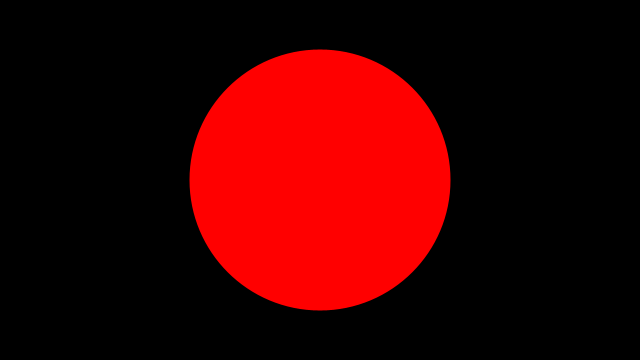
Frame 1 (no input)
Frame 60 (the mouse pressed at the canvas centre just before this capture): identical to frame 1, image omitted
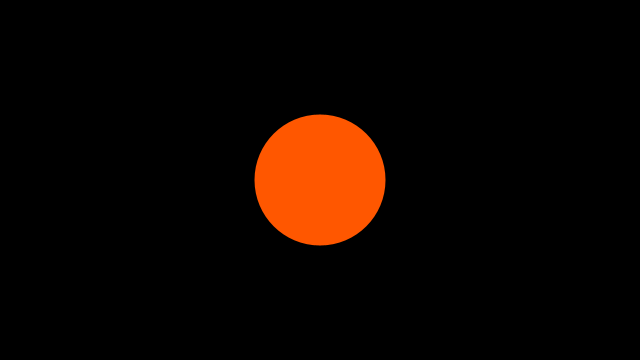
Frame 120 (the mouse held since frame 60 and released just before this capture)

The Processing sketch that drew these frames (run headless with seeded random() and noise(); from frame 60 on, the mouse is pressed at the canvas centre):

// Processing sketch: RedGiant
// ── RedGiant.pde
/**
 * Map.
 * 
 * Use the map() function to take any number and scale it to a new number 
 * that is more useful for the project that you are working on. For example, use the
 * numbers from the mouse position to control the size or color of a shape. 
 * In this example, the mouse’s x-coordinate (numbers between 0 and 360) are scaled to
 * new numbers to define the color and size of a circle.
 */

void setup() {
  size(640, 360);
  noStroke();
}

void draw() {
  background(0);
  // Scale the mouseX value from 0 to 640 to a range between 0 and 175
  float c = map(mouseX, 0, width, 0, 175);
  // Scale the mouseX value from 0 to 640 to a range between 40 and 300
  float d = map(mouseY, 0, height, 40, 300);
  fill(255, c, 0);
  ellipse(width/2, height/2, 301-d, 301-d);   
}
